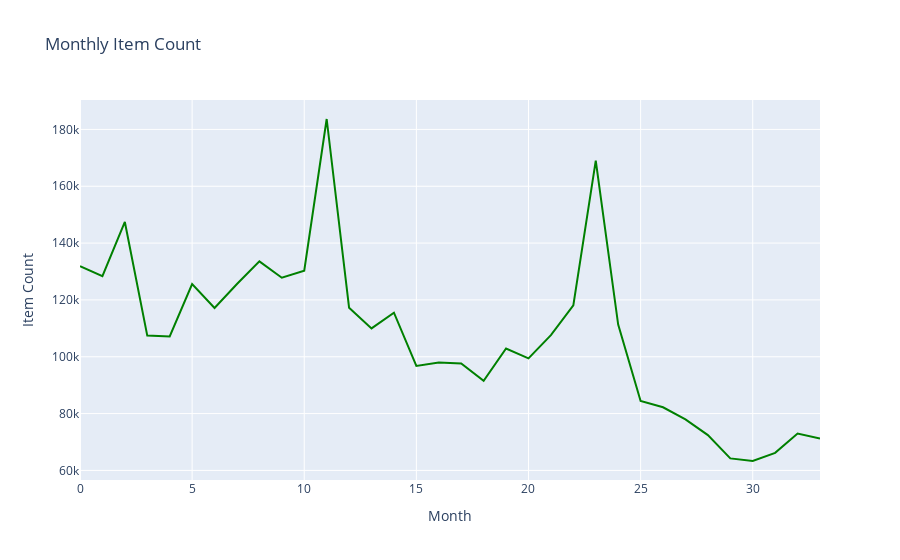

Notebook cell for this chart:
### Code cell
temp_df2 = train_merged.groupby('date_block_num')[['item_cnt_day']].sum().reset_index()
temp_df2.astype('float')

fig = go.Figure()
fig.add_trace(go.Scatter(x=temp_df2.date_block_num, y=temp_df2.item_cnt_day,
                    mode='lines',
                    line= dict(color='green', width=2)))

fig.update_layout(title='Monthly Item Count',
                   xaxis_title='Month',
                   yaxis_title='Item Count')

fig.show()

### Figure 1 — Plotly figure (JSON) as saved in the notebook; plotly's stock layout.template omitted (floating-point values rounded to 4 significant figures)
{"data": [{"line": {"color": "green", "width": 2}, "mode": "lines", "type": "scatter", "x": [0, 1, 2, 3, 4, 5, 6, 7, 8, 9, 10, 11, 12, 13, 14, 15, 16, 17, 18, 19, 20, 21, 22, 23, 24, 25, 26, 27, 28, 29, 30, 31, 32, 33], "y": [131800.0, 128400.0, 147400.0, 107400.0, 107100.0, 125600.0, 117200.0, 125600.0, 133600.0, 127800.0, 130300.0, 183700.0, 117200.0, 110000.0, 115500.0, 96740.0, 97940.0, 97620.0, 91500.0, 102900.0, 99430.0, 107600.0, 118000.0, 169100.0, 111300.0, 84420.0, 82230.0, 77950.0, 72440.0, 64240.0, 63320.0, 66200.0, 72990.0, 71180.0]}], "layout": {"title": {"text": "Monthly Item Count"}, "xaxis": {"title": {"text": "Month"}}, "yaxis": {"title": {"text": "Item Count"}}}}
